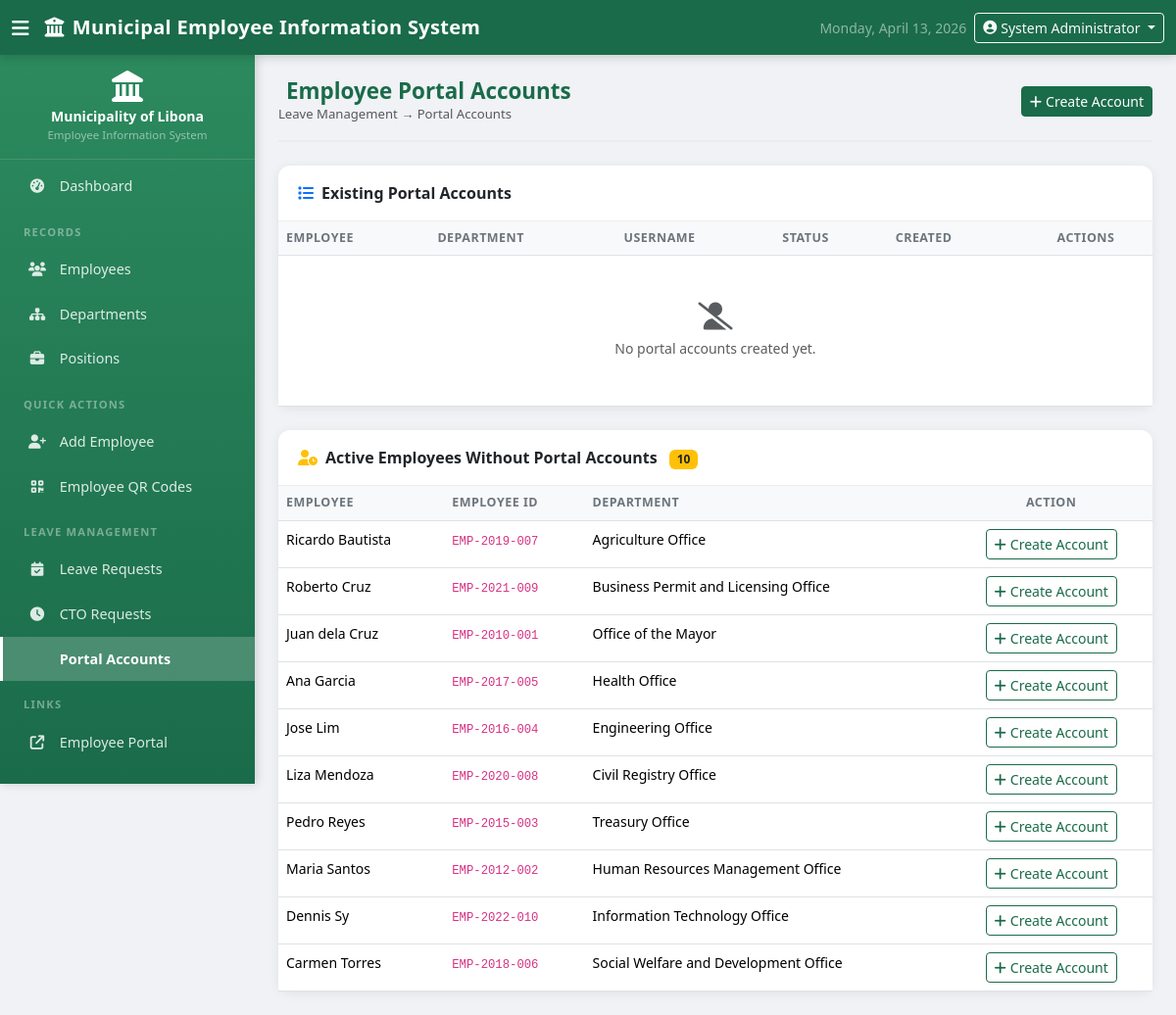
Screenshot of /leaves/accounts.php (signed in) with the database file from the repository.
### tables this page shows
CREATE TABLE IF NOT EXISTS `employees` (
  `id`                  INT(11)      NOT NULL AUTO_INCREMENT,
  `employee_id`         VARCHAR(20)  NOT NULL,
  `first_name`          VARCHAR(50)  NOT NULL,
  `last_name`           VARCHAR(50)  NOT NULL,
  `middle_name`         VARCHAR(50)  DEFAULT NULL,
  `suffix`              VARCHAR(10)  DEFAULT NULL,
  `gender`              ENUM('Male','Female') NOT NULL,
  `birthdate`           DATE         NOT NULL,
  `civil_status`        ENUM('Single','Married','Widowed','Separated','Divorced') NOT NULL,
  `address`             TEXT         NOT NULL,
  `contact_number`      VARCHAR(20)  DEFAULT NULL,
  `email`               VARCHAR(100) DEFAULT NULL,
  `department_id`       INT(11)      DEFAULT NULL,
  `position_id`         INT(11)      DEFAULT NULL,
  `employment_status`   ENUM('Active','Inactive','On Leave','Resigned','Retired') NOT NULL DEFAULT 'Active',
  `employment_type`     ENUM('Permanent','Job Order/ Contractual','Casual','Coterminous') NOT NULL,
  `date_hired`          DATE         NOT NULL,
  `photo`               VARCHAR(255) DEFAULT NULL,
  `tin_number`          VARCHAR(20)  DEFAULT NULL,
  `sss_number`          VARCHAR(20)  DEFAULT NULL,
  `gsis_number`         VARCHAR(30)  DEFAULT NULL,
  `philhealth_number`   VARCHAR(30)  DEFAULT NULL,
  `pagibig_number`              VARCHAR(20)   DEFAULT NULL,
  `height`                      VARCHAR(20)   DEFAULT NULL,
  `weight`                      VARCHAR(20)   DEFAULT NULL,
  `blood_type`                  ENUM('A+','A-','B+','B-','AB+','AB-','O+','O-') DEFAULT NULL,
  `emergency_contact_name`      VARCHAR(100)  DEFAULT NULL,
  `emergency_contact_address`   TEXT          DEFAULT NULL,
  `emergency_contact_phone`     VARCHAR(20)   DEFAULT NULL,
  `created_at`                  TIMESTAMP     NOT NULL DEFAULT CURRENT_TIMESTAMP,
  `updated_at`                  TIMESTAMP     NOT NULL DEFAULT CURRENT_TIMESTAMP ON UPDATE CURRENT_TIMESTAMP,
  PRIMARY KEY (`id`),
  UNIQUE KEY `uq_employee_id` (`employee_id`),
  KEY `fk_emp_dept` (`department_id`),
  KEY `fk_emp_pos`  (`position_id`),
  CONSTRAINT `fk_emp_dept` FOREIGN KEY (`department_id`)
    REFERENCES `departments` (`id`) ON DELETE SET NULL,
  CONSTRAINT `fk_emp_pos` FOREIGN KEY (`position_id`)
    REFERENCES `positions` (`id`) ON DELETE SET NULL
);

### config/config.php (called while the page is built, shortened)
<?php
function e(?string $str): string {
    return htmlspecialchars((string)$str, ENT_QUOTES | ENT_SUBSTITUTE, 'UTF-8');
}

### leaves/accounts.php (the view, shortened to what this page needs)
<?php
require_once dirname(__DIR__) . '/config/config.php';
$db = getDB();
$withAccount = $db->query("
    SELECT pa.id AS account_id, pa.username, pa.is_active, pa.created_at,
           e.id AS emp_id, e.employee_id, CONCAT(e.first_name,' ',e.last_name) AS full_name,
           COALESCE(d.name,'—') AS department
    FROM employee_portal_accounts pa
    JOIN employees e ON e.id = pa.employee_id
    LEFT JOIN departments d ON d.id = e.department_id
    ORDER BY e.last_name, e.first_name
")->fetchAll(PDO::FETCH_ASSOC);
$withoutAccount = $db->query("
    SELECT e.id, e.employee_id, CONCAT(e.first_name,' ',e.last_name) AS full_name,
           COALESCE(d.name,'—') AS department
    FROM employees e
    LEFT JOIN departments d ON d.id = e.department_id
    WHERE e.id NOT IN (SELECT employee_id FROM employee_portal_accounts)
      AND e.employment_status = 'Active'
    ORDER BY e.last_name, e.first_name
")->fetchAll(PDO::FETCH_ASSOC);
require_once __DIR__ . '/../includes/header.php';
?>
<div class="page-header">
    <div>
        <h2><i class="fas fa-user-key me-2"></i>Employee Portal Accounts</h2>
        <nav aria-label="breadcrumb">
            <ol class="breadcrumb mb-0">
                <li class="breadcrumb-item active">Leave Management &rarr; Portal Accounts</li>
            </ol>
        </nav>
    </div>
    <?php if ($withoutAccount): ?>
    <button class="btn btn-primary btn-sm" data-bs-toggle="modal" data-bs-target="#createModal">
        <i class="fas fa-plus me-1"></i>Create Account
    </button>
    <?php endif; ?>
</div>
<div class="card mb-4">
    <div class="card-header">
        <i class="fas fa-list me-2 text-primary"></i>Existing Portal Accounts
    </div>
    <div class="card-body p-0">
        <div class="table-responsive">
            <table class="table table-hover mb-0" style="font-size:.875rem">
                <thead>
                    <tr>
                        <th>Employee</th>
                        <th>Department</th>
                        <th>Username</th>
                        <th>Status</th>
                        <th>Created</th>
                        <th class="text-center">Actions</th>
                    </tr>
                </thead>
                <tbody>
                <?php if ($withAccount): ?>
                <?php foreach ($withAccount as $a): ?>
                <tr>
                    <td>
                        <div class="fw-semibold"><?= e($a['full_name']) ?></div>
                        <div class="text-muted" style="font-size:.75rem"><?= e($a['employee_id']) ?></div>
                    </td>
                    <td><?= e($a['department']) ?></td>
                    <td><code><?= e($a['username']) ?></code></td>
                    <td>
                        <?php if ($a['is_active']): ?>
                        <span class="badge bg-success badge-status">Active</span>
                        <?php else: ?>
                        <span class="badge bg-secondary badge-status">Inactive</span>
                        <?php endif; ?>
                    </td>
                    <td class="text-muted"><?= date('M d, Y', strtotime($a['created_at'])) ?></td>
                    <td class="text-center">
                        <button class="btn btn-sm btn-outline-secondary me-1"
                                onclick="openReset(<?= $a['account_id'] ?>, '<?= e(addslashes($a['full_name'])) ?>')">
                            <i class="fas fa-key"></i> Reset PW
                        </button>
                        <form method="POST" class="d-inline">
                            <?= csrfInput() ?>
                            <input type="hidden" name="action"     value="toggle_status">
                            <input type="hidden" name="account_id" value="<?= $a['account_id'] ?>">
                            <button type="submit" class="btn btn-sm <?= $a['is_active'] ? 'btn-outline-warning' : 'btn-outline-success' ?>"
                                    title="<?= $a['is_active'] ? 'Deactivate' : 'Activate' ?>">
                                <i class="fas fa-<?= $a['is_active'] ? 'ban' : 'check' ?>"></i>
                                <?= $a['is_active'] ? 'Disable' : 'Enable' ?>
                            </button>
                        </form>
                    </td>
                </tr>
                <?php endforeach; ?>
                <?php else: ?>
                <tr>
                    <td colspan="6" class="text-center py-5 text-muted">
                        <i class="fas fa-user-slash fa-2x d-block mb-2 opacity-40"></i>
                        No portal accounts created yet.
                    </td>
                </tr>
                <?php endif; ?>
                </tbody>
            </table>
        </div>
    </div>
</div>
<?php if ($withoutAccount): ?>
<div class="card">
    <div class="card-header">
        <i class="fas fa-user-clock me-2 text-warning"></i>Active Employees Without Portal Accounts
        <span class="badge bg-warning text-dark ms-2"><?= count($withoutAccount) ?></span>
    </div>
    <div class="card-body p-0">
        <div class="table-responsive">
            <table class="table table-hover mb-0" style="font-size:.875rem">
                <thead>
                    <tr><th>Employee</th><th>Employee ID</th><th>Department</th><th class="text-center">Action</th></tr>
                </thead>
                <tbody>
                <?php foreach ($withoutAccount as $e): ?>
                <tr>
                    <td><?= e($e['full_name']) ?></td>
                    <td><code><?= e($e['employee_id']) ?></code></td>
                    <td><?= e($e['department']) ?></td>
                    <td class="text-center">
                        <button class="btn btn-sm btn-outline-primary"
                                onclick="openCreate(<?= $e['id'] ?>, '<?= e(addslashes($e['full_name'])) ?>', '<?= e($e['employee_id']) ?>')">
                            <i class="fas fa-plus me-1"></i>Create Account
                        </button>
                    </td>
                </tr>
                <?php endforeach; ?>
                </tbody>
            </table>
        </div>
    </div>
</div>
<?php endif; ?>
<?php
require_once __DIR__ . '/../includes/footer.php';
?>

### assets/css/style.css (style rules this page uses)
:root { --sidebar-width : 260px; --navbar-height : 56px; --primary : #1a6b4a; --primary-dark : #0f4530; --primary-mid : #2c8a5e; --accent : #3fbf7f; --sidebar-text : rgba(255,255,255,.85); --radius : 12px; }
body { font-family : 'Segoe UI', Tahoma, Geneva, Verdana, sans-serif; background-color: #f0f2f5; color : #333; }
.card { border : none; border-radius: var(--radius); box-shadow : 0 2px 12px rgba(0,0,0,.07); }
.card-header { background-color: transparent; border-bottom : 1px solid #eee; font-weight : 600; padding : 1rem 1.25rem; }
.table { font-size: .9rem; }
.table thead th { font-size : .78rem; font-weight : 700; text-transform: uppercase; letter-spacing: .5px; color : #6c757d; background : #f8f9fa; border-bottom-width: 1px; }
.table tbody tr { transition: background-color .15s; }
.btn-primary { background-color: var(--primary); border-color: var(--primary); }
.btn-outline-primary { color: var(--primary); border-color: var(--primary); }
.page-header { display : flex; align-items : center; justify-content: space-between; margin-bottom : 1.5rem; padding-bottom : 1rem; border-bottom : 2px solid #e9ecef; }
.page-header h2 { font-size : 1.4rem; font-weight: 700; color : var(--primary); margin : 0; }
.page-header .breadcrumb { margin: 0; font-size: .82rem; }

### rows the page displays
employees: full_name "Ricardo Bautista", employee "EMP-2019-007", department "Agriculture Office"
employees: full_name "Roberto Cruz", employee "EMP-2021-009", department "Business Permit and Licensing Office"
employees: full_name "Juan dela Cruz", employee "EMP-2010-001", department "Office of the Mayor"
employees: full_name "Ana Garcia", employee "EMP-2017-005", department "Health Office"
employees: full_name "Jose Lim", employee "EMP-2016-004", department "Engineering Office"
employees: full_name "Liza Mendoza", employee "EMP-2020-008", department "Civil Registry Office"
employees: full_name "Pedro Reyes", employee "EMP-2015-003", department "Treasury Office"
employees: full_name "Maria Santos", employee "EMP-2012-002", department "Human Resources Management Office"
employees: full_name "Dennis Sy", employee "EMP-2022-010", department "Information Technology Office"
employees: full_name "Carmen Torres", employee "EMP-2018-006", department "Social Welfare and Development Office"

### other values shown
APP_NAME "Municipal Employee Information System"
$_SESSION['full_name'] "System Administrator"
MUNICIPALITY "Municipality of Libona"
count($withoutAccount) "10"
